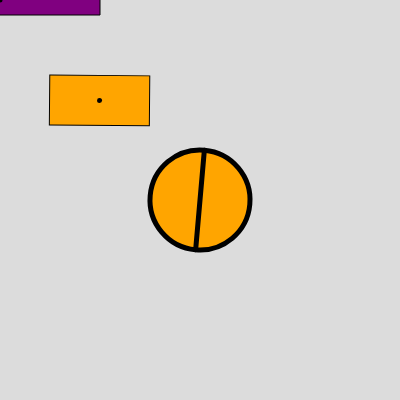
Frame 1 (no input)
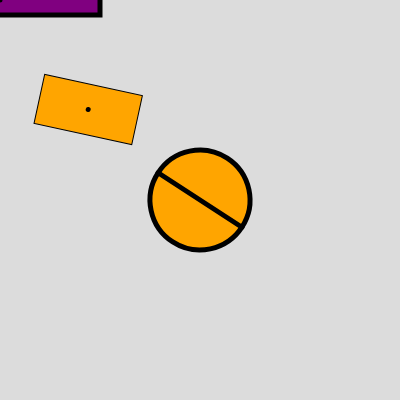
Frame 60 (no input)
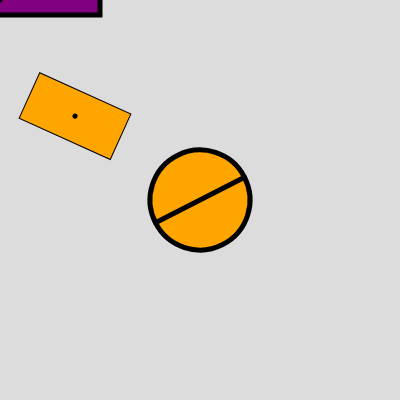
Frame 120 (the mouse pressed at the canvas centre since frame 60)

The p5.js sketch that drew these frames (run headless with seeded random() and noise() and a simulated clock; from frame 60 on, the mouse is pressed at the canvas centre):

// p5.js sketch
// ── sketch.js
let angle=5;

function setup() {
  createCanvas(400, 400);
  rectMode(CENTER);
  angleMode(DEGREES);
}

function draw() {
  background(220);
  //trasformazioni isolate con push e pop
  push();
  strokeWeight(1);
  fill("orange");
  translate(50,50)
  rotate(angle*0.1);
  rect(50, 50, 100, 50);
  strokeWeight(5);
  point(50,50);
  pop();
  //translate(100,100);
  //degree, radiants
  //--> 50+100, 50+100;
  fill("purple");
  rect(0,0,200,30);
  strokeWeight(5);
  point(0,0);
  
  //per cambiare il punto serve traslazione prima
  push();
  translate(200,200);
  rotate(angle);
  fill("orange");
  circle(0,0,100);
  //d=100 --> r=50;
  line(0,-50,0,50);
  pop();
  angle= angle + 2;
}
